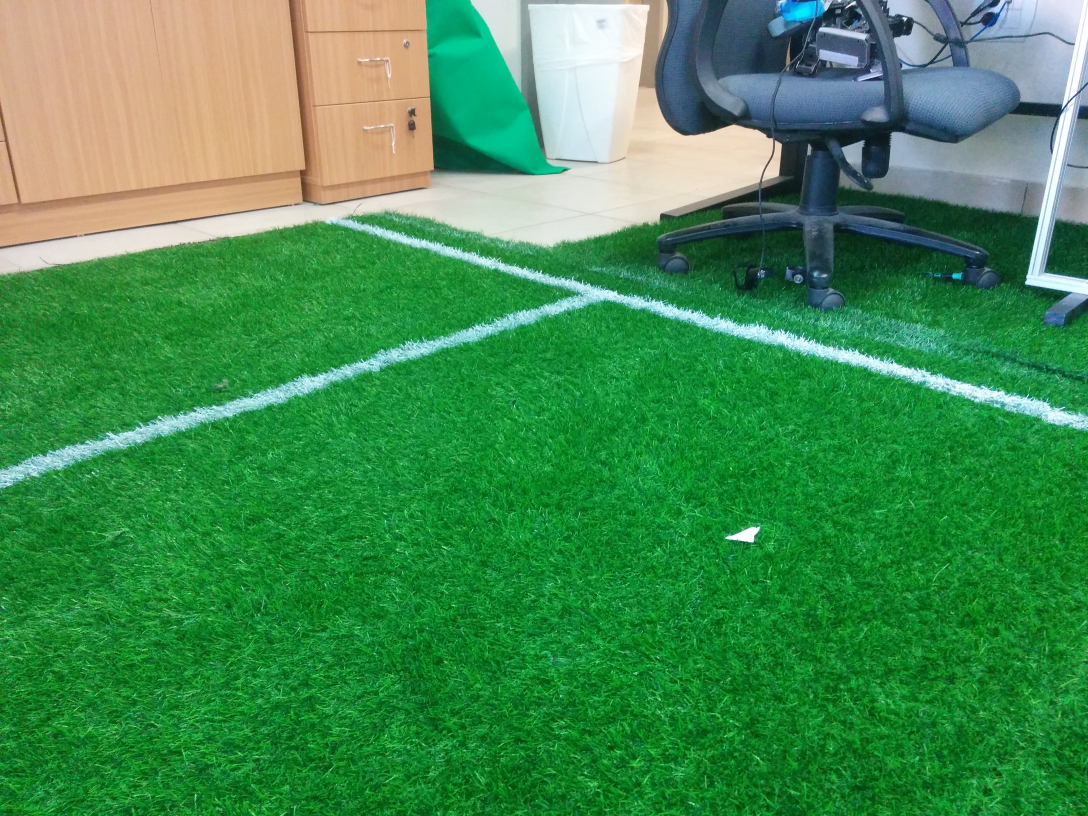
//> input picture Media/Photos/pic2.jpg, 3264 x 2448 px (shown at 1/3 size)
$ ./main ../../../Media/Photos/pic2.jpg   (built with g++ and OpenCV 4)
//> lines starting //> are read from the running program, lines starting //| are printed output that depends on the picture; after the words box and inside, x2 and y2 are one past the last pixel; in counts of white or black regions, pixels touching at a corner belong together
//> further down, image is the input picture: 2448 rows x 3264 cols, CV_8UC3; mean B, G, R 80.9, 141.7, 65.5
### RoboCup2015 Code/VisionCode/fftlib.h
/*
 * fftlib.h
 *
 *  Created on: Aug 3, 2015
 *      Author: u1310pass123
 */

#ifndef FFTLIB_H_
#define FFTLIB_H_

#include <string>
#include <iostream>
#include "opencv2/opencv.hpp"
using namespace std;
using namespace cv;

void Recomb(Mat &src,Mat &dst);
void ForwardFFT(Mat &Src, Mat *FImg);
void InverseFFT(Mat *FImg,Mat &Dst);
void ForwardFFT_Mag_Phase(Mat &src, Mat &Mag,Mat &Phase);
void InverseFFT_Mag_Phase(Mat &Mag,Mat &Phase, Mat &dst);
void shiftDFT(Mat &fImage );
void LPF(Mat &Src,Mat &Dst,int r=120);
void BPF_HPF(Mat &Src, Mat &Dst,int r=120, int R=250, int bh=0);

#endif /* FFTLIB_H_ */

### RoboCup2015 Code/VisionCode/IPM.h
/*
 * IPM.h
 *
 *  Created on: Jan 5, 2015
 *      Author: Avia Yaacov
 *		Description:
 */

#ifndef IPM_H_
#define IPM_H_

#include <opencv2/calib3d/calib3d.hpp>
#include <opencv2/highgui/highgui.hpp>
#include <opencv2/imgproc/imgproc.hpp>
#include <opencv2/features2d/features2d.hpp>

#include <iostream>

class IPM
{
public:
	IPM( const cv::Size& _origSize, const cv::Size& _dstSize,
		const std::vector<cv::Point2f>& _origPoints, const std::vector<cv::Point2f>& _dstPoints );

	// Apply IPM on points
	cv::Point2d applyHomography(const cv::Point2d& _point, const cv::Mat& _H);
	cv::Point3d applyHomography( const cv::Point3d& _point, const cv::Mat& _H);
	cv::Point2d applyHomography(const cv::Point2d& _point);
	cv::Point3d applyHomography( const cv::Point3d& _point);
	cv::Point2d applyHomographyInv(const cv::Point2d& _point);
	cv::Point3d applyHomographyInv( const cv::Point3d& _point);
	void applyHomography( const cv::Mat& _origBGR, cv::Mat& _ipmBGR, int borderMode = cv::BORDER_CONSTANT);
	void applyHomographyInv( const cv::Mat& _ipmBGR, cv::Mat& _origBGR, int borderMode = cv::BORDER_CONSTANT);

	// Getters
	cv::Mat getH() const { return m_H; }
	cv::Mat getHinv() const { return m_H_inv; }
	void getPoints(std::vector<cv::Point2f>& _origPts, std::vector<cv::Point2f>& _ipmPts);

	// Draw
	void drawPoints( const std::vector<cv::Point2f>& _points, cv::Mat& _img ) const;

private:
	void createMaps();

	// Sizes
	cv::Size m_origSize;
	cv::Size m_dstSize;

	// Points
	std::vector<cv::Point2f> m_origPoints;
	std::vector<cv::Point2f> m_dstPoints;

	// Homography
	cv::Mat m_H;
	cv::Mat m_H_inv;

	// Maps
	cv::Mat m_mapX, m_mapY;
	cv::Mat m_invMapX, m_invMapY;
};

#endif /* IPM_H_ */

### RoboCup2015 Code/VisionCode/Corner_Detect.h
/*
 * Corner_Detect.h
 *
 *  Created on: Aug 9, 2015
 *      Author: u1310pass123
 */

#ifndef CORNER_DETECT_H_
#define CORNER_DETECT_H_

#include <iostream>
#include <cv.h>
#include <highgui.h>
#include "opencv2/imgproc/imgproc.hpp"
#include "opencv2/highgui/highgui.hpp"
#include <math.h>
#include "IPM.h"
#include "fftlib.h"
using namespace cv;

#define KEY_N 200
#define GB_SIZE 157 //157
#define GB_SIGMA 221
#define WHITE_MIN_THR 180
#define WHITE_MAX_THR 255
#define LOW_BASE 500


void whiteLineFilter(const Mat& Src ,Mat &Dst, int key_n, int gb_size, int gb_sigma);
IPM invPrespctive(Mat &inputImg,Mat &outputImg,int lowBase , int topHeight);
void findCenterCircle(const Mat& inputImg, vector<Vec3f> circles);
void printCircles(const Mat& inputImg ,vector<Vec3f> circles);
vector<Vec4i> findLines(const Mat& inputImg);
void printLines(const Mat& inputImg,vector<Vec4i> lines);
void dftPrc(const Mat& InputImg);
void dftPrc2(const Mat& Src, Mat& Dst,int ch_index,int radius);
void HSV_Threshold(const Mat & Src,Mat &Dst);
void HLS_Threshold(const Mat & Src,Mat &Dst ,int Hmin,int Lmin,int Smin,int Hmax, int Lmax,int Smax);
int highest1(const Mat & Src,int size);//return the Y coordinate of the first 1 chank with size size

#endif /* CORNER_DETECT_H_ */

### RoboCup2015 Code/VisionCode/fftlib.cpp
//#pragma once
#include "fftlib.h"

//----------------------------------------------------------
// Recombinate quadrants
//----------------------------------------------------------
// [12 lines left out: function Recomb, not called in this run]
//----------------------------------------------------------
// Forward fft
//----------------------------------------------------------
void ForwardFFT(Mat &Src, Mat *FImg)
{
    Mat fI1;
    Src.convertTo(fI1, CV_32F);

    //expand input image to optimal size
    int m = getOptimalDFTSize( Src.rows );
    int n = getOptimalDFTSize( Src.cols );

    Mat padded1;

    // on the border add zero values
    copyMakeBorder(fI1, padded1, 0, m - Src.rows, 0, n - Src.cols, BORDER_CONSTANT, Scalar::all(0));

    //Perform DFT
    Mat fourierTransform1;
    Mat planes1[2];

    dft(fI1, fourierTransform1, DFT_SCALE|DFT_COMPLEX_OUTPUT);

    shiftDFT(fourierTransform1);
    split(fourierTransform1, planes1);// planes[0] = Re(DFT(I)), planes[1] = Im(DFT(I))

    FImg[0]=planes1[0].clone();
    FImg[1]=planes1[1].clone();
}
//----------------------------------------------------------
// Inverse FFT
//----------------------------------------------------------
void InverseFFT(Mat *FImg,Mat &Dst)
{
	Mat fourierTransform1;
	merge(FImg, 2, fourierTransform1);
	shiftDFT(fourierTransform1);

	//Perform IDFT
	dft(fourierTransform1, Dst, DFT_INVERSE|DFT_REAL_OUTPUT);
}
//----------------------------------------------------------
// Forward FFT using Magnitude and phase
//----------------------------------------------------------
void ForwardFFT_Mag_Phase(Mat &src, Mat &Mag,Mat &Phase)
{
    Mat planes[2];
    ForwardFFT(src,planes);
    Mag.zeros(planes[0].rows, planes[0].cols, CV_32F);
    Phase.zeros(planes[0].rows, planes[0].cols, CV_32F);
    cartToPolar(planes[0], planes[1], Mag, Phase);
}
//----------------------------------------------------------
// Inverse FFT using Magnitude and phase
//----------------------------------------------------------
void InverseFFT_Mag_Phase(Mat &Mag,Mat &Phase, Mat &dst)
{
    Mat planes[2];
    cv::polarToCart(Mag,Phase,planes[0],planes[1]);
    InverseFFT(planes,dst);
}

void shiftDFT(Mat &fImage )
{
    Mat tmp, q0, q1, q2, q3;

    // first crop the image, if it has an odd number of rows or columns

    fImage = fImage(Rect(0, 0, fImage.cols & -2, fImage.rows & -2));

    int cx = fImage.cols / 2;
    int cy = fImage.rows / 2;

    // rearrange the quadrants of Fourier image
    // so that the origin is at the image center

    q0 = fImage(Rect(0, 0, cx, cy));
    q1 = fImage(Rect(cx, 0, cx, cy));
    q2 = fImage(Rect(0, cy, cx, cy));
    q3 = fImage(Rect(cx, cy, cx, cy));

    q0.copyTo(tmp);
    q3.copyTo(q0);
    tmp.copyTo(q3);

    q1.copyTo(tmp);
    q2.copyTo(q1);
    tmp.copyTo(q2);
}

//Low Pass Filter mask of circle with r radius multiplied with Src
void LPF(Mat &Src,Mat &Dst,int r)
{
    Mat mask;
    mask.create(Src.rows,Src.cols,CV_32F);
    int cx = Src.cols/2;//>>1;
    int cy = Src.rows/2;//>>1;
    mask=1;
    cv::circle(mask,cv::Point(cx,cy),r,CV_RGB(0,0,0),-1);
    mask=1-mask; // uncomment for inversion
    cv::multiply(Src,mask,Dst);
    //namedWindow( "mask" , CV_WINDOW_NORMAL );
    //imshow("mask" , mask   );
    //imwrite("Mask.jpg",mask);

}

//Band/High Pass Filter mask ring multiplied with Src
// [17 lines left out: function BPF_HPF, not called in this run]

### RoboCup2015 Code/VisionCode/ipm.cpp
/*
 * ipm.cpp
 *
 *  Created on: Jan 5, 2015
 *      Author: Avia Yaacov
 *		Description:
 */

#include "stdafx.h"
#include "IPM.h"

using namespace cv;
using namespace std;

// Public
IPM::IPM( const cv::Size& _origSize, const cv::Size& _dstSize, const std::vector<cv::Point2f>& _origPoints, const std::vector<cv::Point2f>& _dstPoints )
	: m_origSize(_origSize), m_dstSize(_dstSize), m_origPoints(_origPoints), m_dstPoints(_dstPoints)
{
	//assert( m_origPoints.size() == 4 && m_dstPoints.size() == 4 && "Orig. points and Dst. points must vectors of 4 points" );
	m_H = getPerspectiveTransform( m_origPoints, m_dstPoints );
	m_H_inv = m_H.inv();

	createMaps();
}
void IPM::drawPoints( const std::vector<cv::Point2f>& _points, cv::Mat& _img ) const
{
	assert(_points.size() == 4);

	line(_img, Point(static_cast<int>(_points[0].x), static_cast<int>(_points[0].y)), Point(static_cast<int>(_points[3].x), static_cast<int>(_points[3].y)), CV_RGB( 205,205,0), 2);
	line(_img, Point(static_cast<int>(_points[2].x), static_cast<int>(_points[2].y)), Point(static_cast<int>(_points[3].x), static_cast<int>(_points[3].y)), CV_RGB( 205,205,0), 2);
	line(_img, Point(static_cast<int>(_points[0].x), static_cast<int>(_points[0].y)), Point(static_cast<int>(_points[1].x), static_cast<int>(_points[1].y)), CV_RGB( 205,205,0), 2);
	line(_img, Point(static_cast<int>(_points[2].x), static_cast<int>(_points[2].y)), Point(static_cast<int>(_points[1].x), static_cast<int>(_points[1].y)), CV_RGB( 205,205,0), 2);

	for(size_t i=0; i<_points.size(); i++)
	{
		circle(_img, Point(static_cast<int>(_points[i].x), static_cast<int>(_points[i].y)), 2, CV_RGB(238,238,0), -1);
		circle(_img, Point(static_cast<int>(_points[i].x), static_cast<int>(_points[i].y)), 5, CV_RGB(255,255,255), 2);
	}
}
// [5 lines left out: function getPoints, not called in this run]
void IPM::applyHomography(const Mat& _inputImg, Mat& _dstImg, int _borderMode)
{
	// Generate IPM image from src
	remap(_inputImg, _dstImg, m_mapX, m_mapY, INTER_LINEAR, _borderMode);//, BORDER_CONSTANT, Scalar(0,0,0,0));
}
// [9 lines left out: functions applyHomographyInv, applyHomography, not called in this run]
Point2d IPM::applyHomographyInv( const Point2d& _point )
{
	return applyHomography( _point, m_H_inv );
}
Point2d IPM::applyHomography( const Point2d& _point, const Mat& _H )
{
	Point2d ret = Point2d( -1, -1 );

	const double u = _H.at<double>(0,0) * _point.x + _H.at<double>(0,1) * _point.y + _H.at<double>(0,2);
	const double v = _H.at<double>(1,0) * _point.x + _H.at<double>(1,1) * _point.y + _H.at<double>(1,2);
	const double s = _H.at<double>(2,0) * _point.x + _H.at<double>(2,1) * _point.y + _H.at<double>(2,2);
	if ( s != 0 )
	{
		ret.x = ( u / s );
		ret.y = ( v / s );
	}
	return ret;
}
// [24 lines left out: functions applyHomography, applyHomographyInv, applyHomography, not called in this run]

// Private
void IPM::createMaps()
{
	// Create remap images
	m_mapX.create(m_dstSize, CV_32F);
	m_mapY.create(m_dstSize, CV_32F);
	for( int j = 0; j < m_dstSize.height; ++j )
	{
		float* ptRowX = m_mapX.ptr<float>(j);
		float* ptRowY = m_mapY.ptr<float>(j);
		for( int i = 0; i < m_dstSize.width; ++i )
		{
			Point2f pt = applyHomography( Point2f( static_cast<float>(i), static_cast<float>(j) ), m_H_inv );
			ptRowX[i] = pt.x;
			ptRowY[i] = pt.y;
		}
	}

	m_invMapX.create(m_origSize, CV_32F);
	m_invMapY.create(m_origSize, CV_32F);

	for( int j = 0; j < m_origSize.height; ++j )
	{
		float* ptRowX = m_invMapX.ptr<float>(j);
		float* ptRowY = m_invMapY.ptr<float>(j);
		for( int i = 0; i < m_origSize.width; ++i )
		{
			Point2f pt = applyHomography( Point2f( static_cast<float>(i), static_cast<float>(j) ), m_H );
			ptRowX[i] = pt.x;
			ptRowY[i] = pt.y;
		}
	}
}

### RoboCup2015 Code/VisionCode/Corner_Detect.cpp
/*
 * Corner_Detect.cpp
 *
 *  Created on: Dec 11, 2014
 *      Author: Avia Yaacov
 *		Description:
 */

#include "Corner_Detect.h"

/** @function main */

void whiteLineFilter(const Mat& Src ,Mat &Dst, int key_n, int gb_size, int gb_sigma)
{
	Mat elementG = getStructuringElement( MORPH_CROSS,Size(10,10),Point(5,5) );
	Mat threshold;

	//remove noise
	dilate(Src, threshold, elementG);
	erode(threshold,threshold,elementG);

	//namedWindow( "open", CV_WINDOW_NORMAL );
    //imshow( "open", threshold );
	Mat gaus;
	GaussianBlur( threshold, gaus, Size(gb_size, gb_size), gb_sigma, gb_sigma );
	// [5 lines of commented-out code are left out]

	Mat xor_image;
	bitwise_xor(gaus,threshold,xor_image);
	//namedWindow( "xor_image", CV_WINDOW_NORMAL);
	//imshow( "xor_image", xor_image );

	Mat line_threshold;
	inRange(xor_image,Scalar(WHITE_MIN_THR,WHITE_MIN_THR,WHITE_MIN_THR)
			,Scalar(WHITE_MAX_THR,WHITE_MAX_THR,WHITE_MAX_THR),line_threshold);
	/*namedWindow( "line_threshold", CV_WINDOW_NORMAL);
	imshow( "line_threshold", line_threshold );*/

	//remove frame caused by IPM
	Mat frameRemoved;
	elementG = getStructuringElement( MORPH_CROSS,Size(12,12),Point(6,6) );
	erode(line_threshold,frameRemoved,elementG);
	elementG = getStructuringElement( MORPH_ELLIPSE,Size(15,15),Point(7,7) );
	dilate(frameRemoved, frameRemoved, elementG);

	Dst = frameRemoved;//for circle find green threshold is better
}

IPM invPrespctive(Mat &inputImg,Mat &outputImg,int lowBase , int topHeight)
{
	int width=inputImg.cols;
	int height=inputImg.rows;

	// The 4-points at the input image
	vector<Point2f> origPoints;
	origPoints.push_back( Point2f(0, height) );
	origPoints.push_back( Point2f(width, height) );
	origPoints.push_back( Point2f(width, height - topHeight) );// rows 2448
	origPoints.push_back( Point2f(0, height - topHeight) );//cols 3264

	// The 4-points correspondences in the destination image
	vector<Point2f> dstPoints;
	dstPoints.push_back( Point2f(width/2-lowBase, height) ); //usually (0,height)
	dstPoints.push_back( Point2f(width/2+lowBase, height) ); //usually (width,height)
	dstPoints.push_back( Point2f(width, 0) );
	dstPoints.push_back( Point2f(0, 0) );

	// IPM object
	IPM ipm( Size(width, height), Size(width, height), origPoints, dstPoints );

	// Process
	//clock_t begin = clock();
	ipm.applyHomography( inputImg, outputImg );
	//clock_t end = clock();
	//double elapsed_secs = double(end - begin) / CLOCKS_PER_SEC;
	//printf("IPM: %.2f (ms)\r", 1000*elapsed_secs);
	ipm.drawPoints(origPoints, inputImg );

	return ipm;
}

// [26 lines left out: functions findCenterCircle, printCircles, not called in this run]

vector<Vec4i> findLines(const Mat& inputImg)
{
	 vector<Vec4i> lines;
	 HoughLinesP( inputImg, lines, 1, 2*CV_PI/180, 100, 100, 50 );
	 return lines;
}

void printLines(const Mat& inputImg,vector<Vec4i> lines)
{
	Mat outputImg = inputImg;
	cvtColor(outputImg,outputImg,CV_HLS2BGR);
    for( size_t i = 0; i < lines.size(); i++ )
    {
        line( outputImg, cv::Point(lines[i][0], lines[i][1]),
              cv::Point(lines[i][2], lines[i][3]), cv::Scalar(0,0,255), 1);
    }

	namedWindow( "findLines", CV_WINDOW_NORMAL );
	imshow( "findLines", outputImg );
}

// [66 lines left out: function dftPrc, not called in this run]

void dftPrc2(const Mat& Src, Mat& Dst,int ch_index, int radius)
{
    // src image
    Mat img;
    // Magnitude
    Mat Mag;
    // Phase
    Mat Phase;
    // Image loading (grayscale)
    img= Src;
    //split to channels
    vector<Mat> channels;
    split(img,channels);
    //----------------------------------------------------------
    // FFT - output Mag and Phase
    //----------------------------------------------------------
    ForwardFFT_Mag_Phase(channels[ch_index],Mag,Phase);
    //namedWindow( "Input Image Lightness" , CV_WINDOW_NORMAL );
    //imshow("Input Image Lightness" , channels[ch_index]   );    // Show the result
    //imwrite("f_channel.jpg",channels[ch_index]);
    //----------------------------------------------------------
    // Filter
    // fft of Hue channel has in general low frequencys only. therefore  filtering LPF dont give allot
    // fft on Lightness gives Mag with notch. therefore LPF or BPF will smooth the grass pattern.
    //----------------------------------------------------------
    LPF(Mag,Mag,radius);//r=120
    //LPF(Phase,Phase,radius);//r=120
    //medianBlur(f_channel,f_channel,15);
    //medianBlur(channels[2],channels[2],9);
    //----------------------------------------------------------
    // Inverse transform
    //----------------------------------------------------------
    InverseFFT_Mag_Phase(Mag,Phase,channels[ch_index]);
    //merge image back
    channels[ch_index].convertTo(channels[ch_index],CV_8UC1);
    merge(channels,Dst);

    Mat LogMag;
    Mag += Scalar::all(1);                    // switch to logarithmic scale
    log(Mag, LogMag);
   // [14 lines of commented-out code are left out]
}

// [17 lines left out: function HSV_Threshold, not called in this run]


void HLS_Threshold(const Mat & Src,Mat &Dst ,int Hmin,int Lmin,int Smin,int Hmax, int Lmax,int Smax)
{
//> called with Hmin = 40, Lmin = 40, Smin = 40, Hmax = 70, Lmax = 190, Smax = 255
	Mat channel[3];
	split(Src,channel);
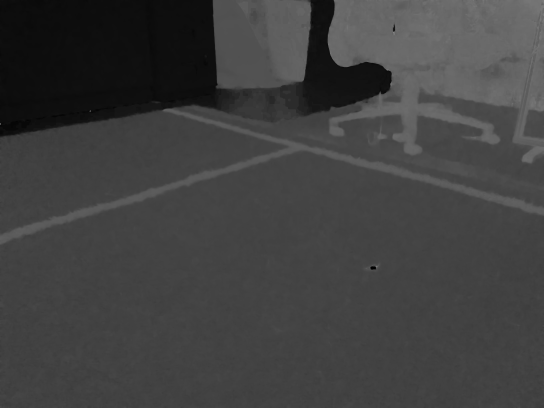
//> channel[0]: 2448 rows x 3264 cols, CV_8UC1 (shown at 1/6 size); min 0, max 169, mean 64.5
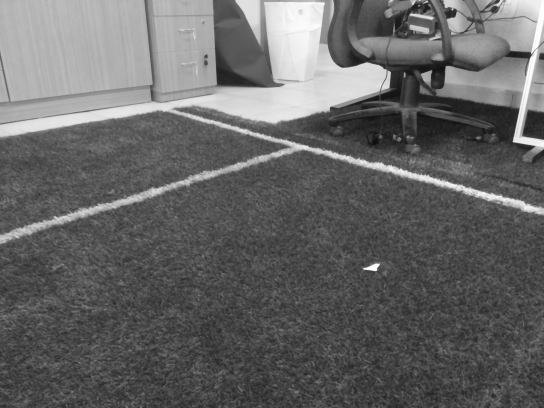
//> channel[1]: 2448 rows x 3264 cols, CV_8UC1 (shown at 1/6 size); min 15, max 254, mean 101.5
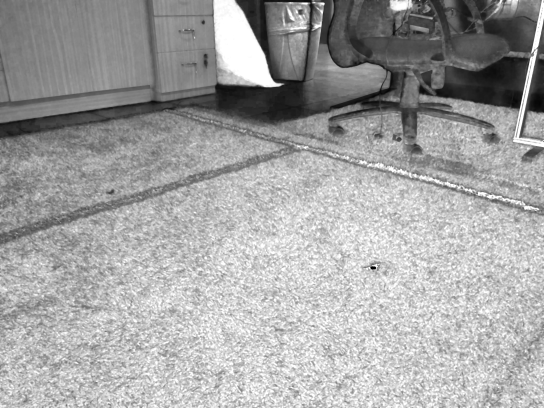
//> channel[2]: 2448 rows x 3264 cols, CV_8UC1 (shown at 1/6 size); min 0, max 255, mean 163.8
	int h,l,s;
	h=channel[0].at<uchar>(Src.cols/2,Src.rows/2 - 200);
//> h = 66
	l=channel[1].at<uchar>(Src.cols/2,Src.rows/2 - 200);
//> l = 78
	s=channel[2].at<uchar>(Src.cols/2,Src.rows/2 - 200);
//> s = 203
	printf("h=%d l=%d s=%d col=%d row=%d\n",h,l,s,Src.cols,Src.rows);
//| h=66 l=78 s=203 col=3264 row=2448
	int hh,lh,sh,hl,ll,sl;
	//hh=h+H; lh=l+L; sh=s+S;
	//hl=h-H; ll=l-L; sl=s-S;
    inRange(Src,Scalar(Hmin,Lmin,Smin),Scalar(Hmax,Lmax,Smax),Dst);
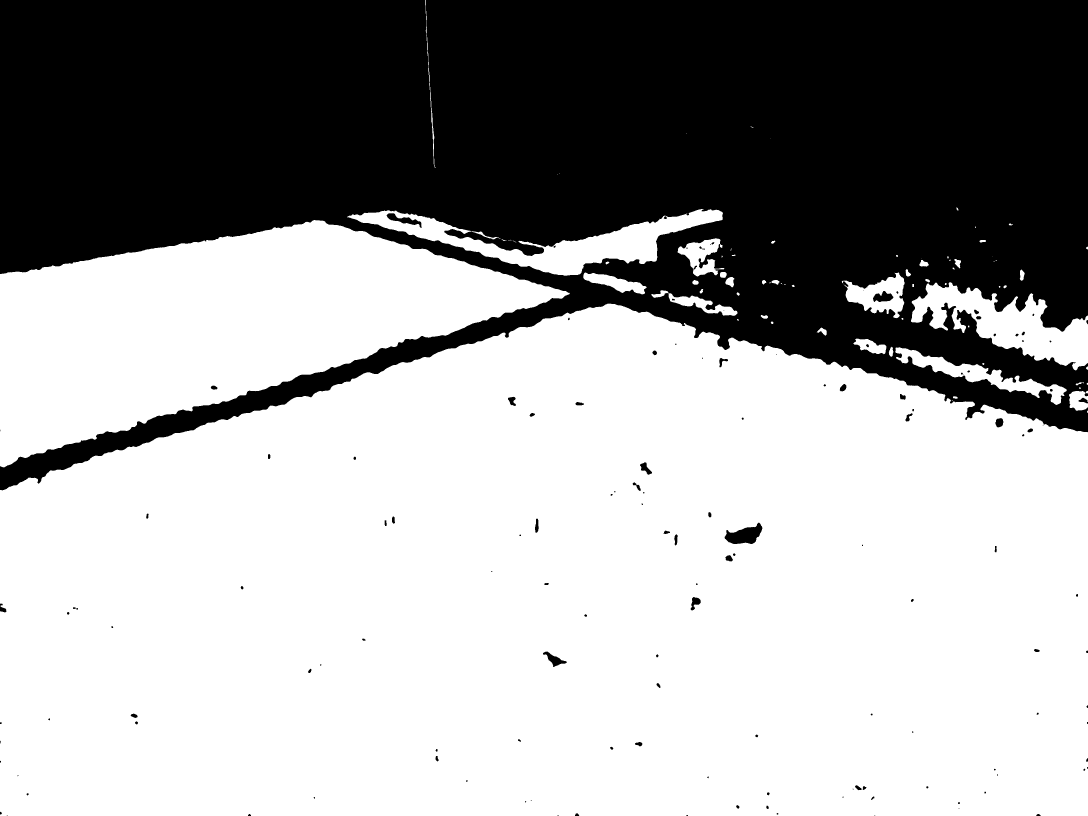
//> Dst: 2448 rows x 3264 cols, CV_8UC1 (shown at 1/3 size); 63.4% white; 140 black regions (36 under 20 px), largest, box (x1, y1, x2, y2) and area: (0, 0, 3264, 1471) 2904298, (2174, 1568, 2287, 1632) 4257, (1160, 640, 1266, 683) 1570
    /*namedWindow( "HSV_Threshold" , CV_WINDOW_NORMAL );
    imshow("HLS_Threshold", Dst);
    imwrite("HLS_Threshold.jpg",Dst);*/
}

/*
 * Function returns the height of the highest 1 chank with size 'size' at 'Src'
 */
int highest1(const Mat & Src,int size)
{
//> called with size = 100
	Mat elementG = getStructuringElement( MORPH_RECT,Size(size,size),Point((int)size/2,(int)size/2) );
	Mat chanks;
	erode(Src,chanks,elementG);
//> chanks: 2448 rows x 3264 cols, CV_8UC1; 45.5% white; 4 white regions, box (x1, y1, x2, y2) and area: (0, 973, 3264, 2448) 3181756, (0, 724, 1497, 1315) 450961, (0, 2338, 31, 2386) 381, (3246, 1023, 3264, 1037) 168
//> (the rest of the program and of its run is left out)
